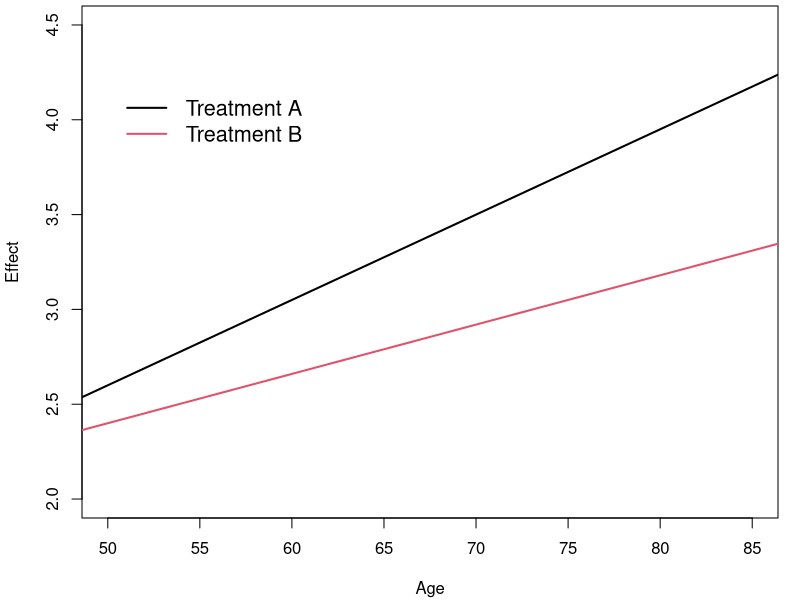
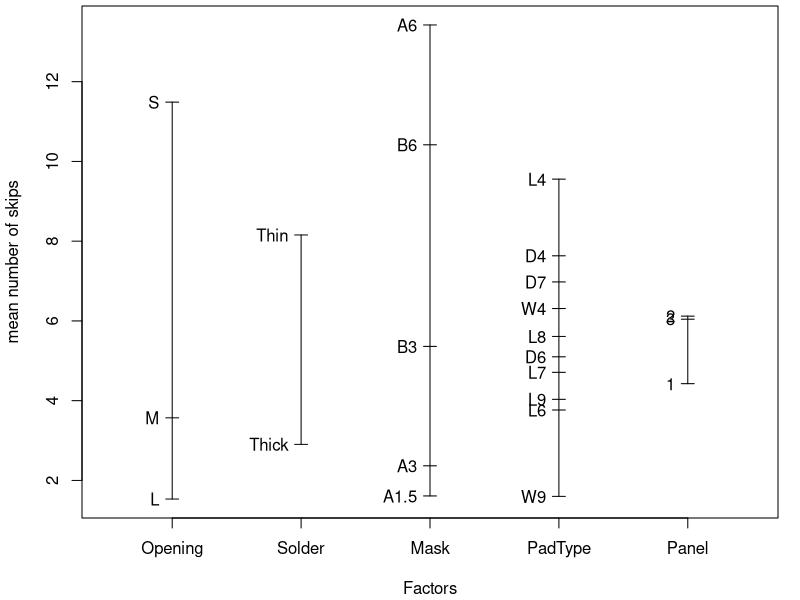
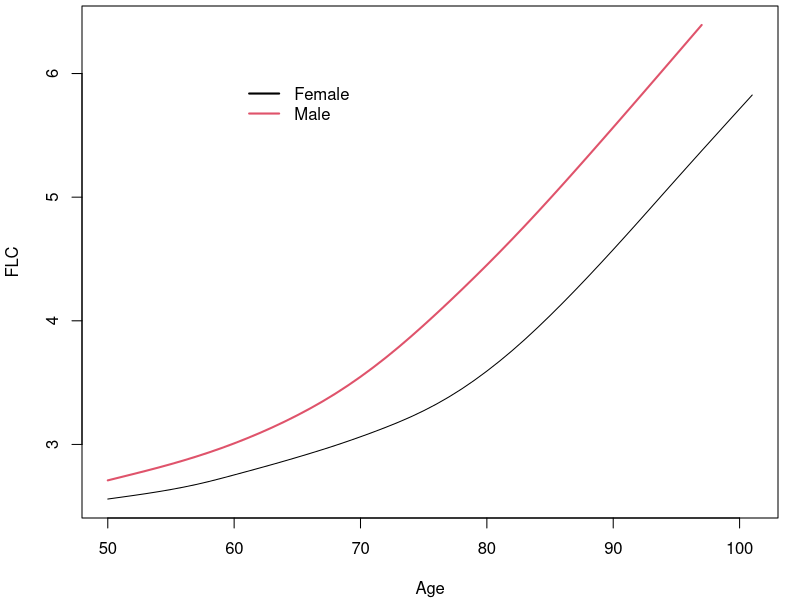
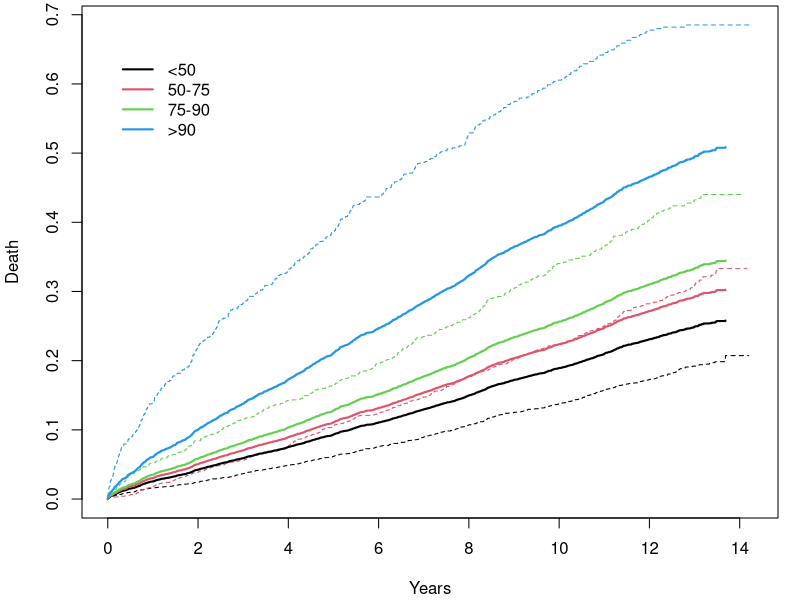

R code for these plots, in order:
### R code from vignette source 'population.Rnw'

###################################################
### code chunk number 1: population.Rnw:20-26
###################################################
options(continue="  ", width=70)
options(SweaveHooks=list(fig=function() par(mar=c(4.1, 4.1, .3, 1.1))))
pdf.options(pointsize=8) #text in graph about the same as regular text
options(contrasts=c("contr.treatment", "contr.poly")) #reset default
library(survival)
library(splines)


###################################################
### code chunk number 2: fig1
###################################################
getOption("SweaveHooks")[["fig"]]()
plot(c(50,85), c(2,4.5), type='n', xlab="Age", ylab="Effect")
#abline(.645, .042, lty=1, col=1, lwd=2)
#abline(.9, .027, lty=1, col=2, lwd=2)
abline(.35, .045, lty=1, col=1, lwd=2)
abline(1.1, .026, lty=1, col=2, lwd=2)
legend(50, 4.2, c("Treatment A", "Treatment B"), 
        col=c(1,2), lty=1, lwd=2, cex=1.3, bty='n')


###################################################
### code chunk number 3: solder1a
###################################################
summary(solder)
length(unique(solder$PadType))


###################################################
### code chunk number 4: solder1b
###################################################
getOption("SweaveHooks")[["fig"]]()
# reproduce their figure 1.1
temp <- lapply(1:5, function(x) tapply(solder$skips, solder[[x]], mean))
plot(c(0.5, 5.5), range(unlist(temp)), type='n', xaxt='n',
     xlab="Factors", ylab ="mean number of skips")

axis(1, 1:5, names(solder)[1:5])
for (i in 1:5) {
    y <- temp[[i]]
    x <- rep(i, length(y))
    text(x-.1, y, names(y), adj=1)
    segments(i, min(y), i, max(y))
    segments(x-.05, y, x+.05, y)
}


###################################################
### code chunk number 5: solder2
###################################################
with(solder[solder$Mask!='A6',], ftable(Opening, Solder, PadType))

fit1 <- lm(skips ~ Opening + Solder + Mask + PadType + Panel,
           data=solder, subset= (Mask != 'A6'))
y1 <- yates(fit1, ~Opening, population = "factorial")
print(y1, digits=2)  # (less digits, for vignette page width)


###################################################
### code chunk number 6: solder2b
###################################################
y2 <- yates(fit1, "Opening", population = "data", test="pairwise") 
print(y2, digits=2)
#
# compare the two results
temp <- rbind(diff(y1$estimate[,"pmm"]), diff(y2$estimate[,"pmm"]))
dimnames(temp) <- list(c("factorial", "empirical"), c("2 vs 1", "3 vs 2"))
round(temp,5)


###################################################
### code chunk number 7: solder3
###################################################
fit2 <- lm(skips ~ Opening + Mask*PadType + Panel, solder,
           subset= (Mask != "A6"))
temp <- yates(fit2, ~Opening, population="factorial")
print(temp, digits=2)


###################################################
### code chunk number 8: solder4
###################################################
fit3 <- lm(skips ~ Opening * Mask + Solder + PadType + Panel, solder)
temp <- yates(fit3, ~Mask, test="pairwise")
print(temp, digits=2)


###################################################
### code chunk number 9: glm
###################################################
gfit2 <- glm(skips ~ Opening * Mask + PadType + Solder, data=solder,
             family=poisson)
y1 <- yates(gfit2, ~ Mask, predict = "link") 
print(y1, digits =2)
print( yates(gfit2, ~ Mask, predict = "response"), digits=2) 


###################################################
### code chunk number 10: glm3
###################################################
gfit1 <- glm(skips ~ Opening + Mask +PadType + Solder, data=solder,
             family=poisson)
yates(gfit1, ~ Opening, test="pairwise", predict = "response", 
      population='data')
yates(gfit1, ~ Opening, test="pairwise", predict = "response", 
      population="yates")


###################################################
### code chunk number 11: data
###################################################
getOption("SweaveHooks")[["fig"]]()
male <- (flchain$sex=='M')
flchain$flc <- flchain$kappa + flchain$lambda
mlow <- with(flchain[male,],  smooth.spline(age, flc))
flow <- with(flchain[!male,], smooth.spline(age, flc))
plot(flow, type='l', ylim=range(flow$y, mlow$y),
     xlab="Age", ylab="FLC")
lines(mlow, col=2, lwd=2)
legend(60, 6, c("Female", "Male"), lty=1, col=1:2, lwd=2, bty='n')


###################################################
### code chunk number 12: counts
###################################################
flchain$flc <- flchain$kappa + flchain$lambda                    
age2 <- cut(flchain$age, c(49, 59, 69, 79, 89, 120),                   
            labels=c("50-59", "60-69", "70-79", "80-89", "90+"))
fgroup <- cut(flchain$flc, quantile(flchain$flc, c(0, .5, .75, .9, 1)),
              include.lowest=TRUE, labels=c("<50", "50-75", "75-90", ">90"))
counts <- with(flchain, table(sex, age2))
counts
#
# Mean FLC in each age/sex group
cellmean <- with(flchain, tapply(flc, list(sex, age2), mean))
round(cellmean,1)                 


###################################################
### code chunk number 13: flc1
###################################################
library(splines)
flc1 <- lm(flc ~ sex, flchain)
flc2a <- lm(flc ~ sex + ns(age, 3), flchain)
flc2b <- lm(flc ~ sex + age2, flchain)
flc3a <- lm(flc ~ sex * ns(age, 3), flchain)
flc3b <- lm(flc ~ sex * age2, flchain)
#
# prediction at age 65 (which is near the mean)
tdata <- data.frame(sex=c("F", "M"), age=65, age2="60-69")
temp <- rbind("unadjusted" = predict(flc1, tdata),
              "additive, continuous age" = predict(flc2a, tdata),
              "additive, discrete age"   = predict(flc2b, tdata),
              "interaction, cont age"    = predict(flc3a, tdata),
              "interaction, discrete"    = predict(flc3b, tdata))
temp <- cbind(temp, temp[,2]- temp[,1])
colnames(temp) <- c("Female", "Male", "M - F")
round(temp,2)


###################################################
### code chunk number 14: flc2
###################################################
yates(flc3a, ~sex)  # additive, continuous age
#
yates(flc3b, ~sex)  # interaction, categorical age
#
yates(flc3b, ~sex, population="factorial")


###################################################
### code chunk number 15: flc3
###################################################
yates(flc3a, ~ age, levels=c(65, 75, 85))  
yates(flc3b, ~ age2)


###################################################
### code chunk number 16: cox1
###################################################
options(show.signif.stars=FALSE)  # show statistical intelligence
coxfit1 <- coxph(Surv(futime, death) ~ sex, flchain)
coxfit2 <- coxph(Surv(futime, death) ~ sex + age, flchain)
coxfit3 <- coxph(Surv(futime, death) ~ sex * age, flchain)
anova(coxfit1, coxfit2, coxfit3)
#
exp(c(coef(coxfit1), coef(coxfit2)[1]))  # sex estimate without and with age


###################################################
### code chunk number 17: coxfit2
###################################################
coxfit4 <- coxph(Surv(futime, death) ~ fgroup*age + sex, flchain)
yates(coxfit4, ~ fgroup, predict="linear")
yates(coxfit4, ~ fgroup, predict="risk")


###################################################
### code chunk number 18: surv
###################################################
# longest time to death
round(max(flchain$futime[flchain$death==1]) / 365.25, 1)
#compute naive survival curve
flkm <- survfit(Surv(futime, death) ~ fgroup, data=flchain)
print(flkm, rmean= 13*365.25, scale=365.25)


###################################################
### code chunk number 19: surv2
###################################################
mypop <- flchain[seq(1, nrow(flchain), by=20), c("age", "sex")]
ysurv <- yates(coxfit4, ~fgroup, predict="survival", nsim=50,
               population = mypop, 
               options=list(rmean=365.25*13))
ysurv

# display side by side
temp <- rbind("simple KM" = summary(flkm, rmean=13*365.25)$table[, "rmean"],
              "population adjusted" = ysurv$estimate[,"pmm"])
round(temp/365.25, 2)



###################################################
### code chunk number 20: surv3
###################################################
getOption("SweaveHooks")[["fig"]]()
plot(flkm, xscale=365.25, fun="event", col=1:4, lty=2,
     xlab="Years", ylab="Death")
lines(ysurv$summary, fun="event", col=1:4, lty=1, lwd=2)
legend(0, .65, levels(fgroup), lty=1, lwd=2, col=1:4, bty='n')


###################################################
### code chunk number 21: nstt
###################################################
options(contrasts = c("contr.treatment", "contr.poly"))  # default
nfit1 <- lm(skips ~ Solder*Opening + PadType, solder)
drop1(nfit1, ~Solder)


###################################################
### code chunk number 22: nstt2
###################################################
options(contrasts = c("contr.SAS", "contr.poly"))
nfit2 <- lm(skips ~ Solder*Opening + PadType, solder)
drop1(nfit2, ~Solder)


###################################################
### code chunk number 23: means
###################################################
with(solder, tapply(skips, list(Solder, Opening), mean))


###################################################
### code chunk number 24: nstt3
###################################################
options(contrasts = c("contr.sum", "contr.poly"))
nfit3 <- lm(skips ~ Solder*Opening + PadType, solder)

drop1(nfit3, ~Solder )  
yates(nfit1, ~Solder, population='factorial')   


###################################################
### code chunk number 25: nstt4
###################################################
options(contrasts = c("contr.treatment", "contr.poly"))  # restore


###################################################
### code chunk number 26: sizes
###################################################
with(flchain, table(sex, age2))
